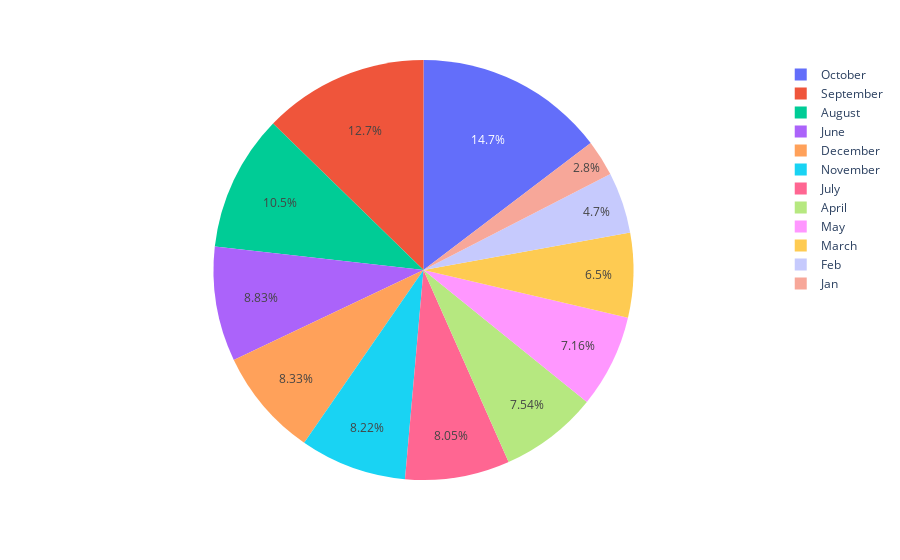

The code cell stored with this chart in its notebook:
### Code cell
month_mapping = {
    1:'Jan',
    2:'Feb',
    3:'March',
    4:'April',
    5:'May',
    6:'June',
    7:'July',
    8:'August',
    9:'September',
    10:'October',
    11:'November',
    12:'December',
}
hotel.arrival_month = hotel.arrival_month.map(month_mapping)
vals = hotel.arrival_month.value_counts()
names = vals.index
fig = px.pie(values=vals, names=names)
fig.show()

### Figure 1 — Plotly figure (JSON) as saved in the notebook; plotly's stock layout.template omitted (floating-point values rounded to 4 significant figures)
{"data": [{"domain": {"x": [0, 1], "y": [0, 1]}, "hovertemplate": "label=%{label}<br>value=%{value}<extra></extra>", "labels": ["October", "September", "August", "June", "December", "November", "July", "April", "May", "March", "Feb", "Jan"], "legendgroup": "", "name": "", "showlegend": true, "type": "pie", "values": [5317, 4611, 3813, 3203, 3021, 2980, 2920, 2736, 2598, 2358, 1704, 1014]}], "layout": {"legend": {"tracegroupgap": 0}, "margin": {"t": 60}}}
